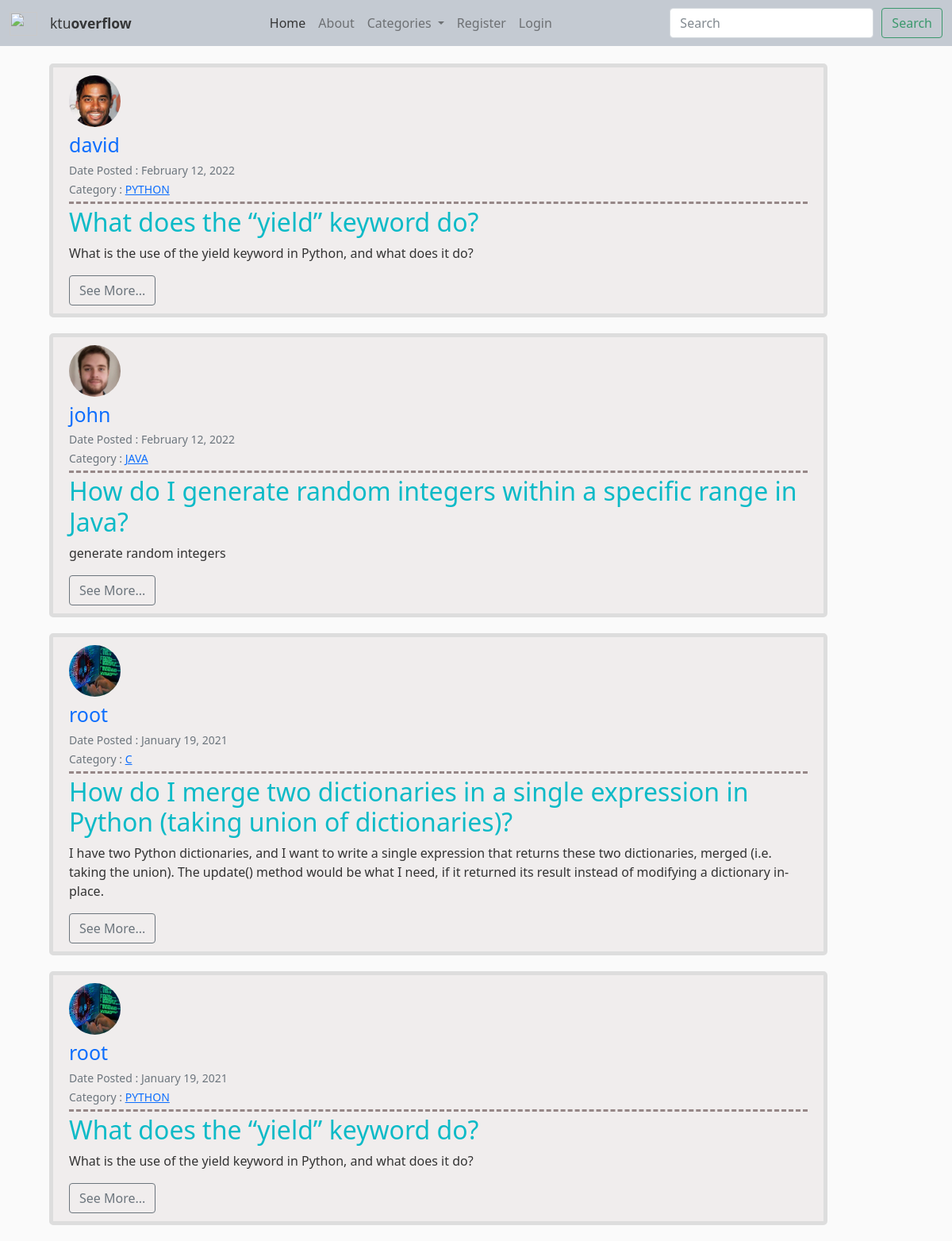
The page / on the database its author committed.
### blog/models.py (models this page shows, shortened)
class Post(models.Model):
    author = models.ForeignKey(User, on_delete=models.CASCADE)
    title = models.CharField(max_length=150)
    date_posted = models.DateTimeField(default=timezone.now)
    last_modified = models.DateTimeField(auto_now=True)
    category = models.CharField(max_length=150)
    snippet = models.CharField(max_length=500)
    body = models.TextField()
    like = models.ManyToManyField(User, blank=True, related_name="likes")
    dislike = models.ManyToManyField(User, blank=True, related_name="dislikes")
    objects = BlogPostManager()

### user/models.py (models this page shows, shortened)
class Profile(models.Model):
    user = models.OneToOneField(User, on_delete=models.CASCADE)
    bio = models.TextField(blank=True, null=True)
    image = models.ImageField(default='default.jpg', upload_to="profile_img")
    education = models.CharField(max_length=255, blank=True, null=True)
    website_url = models.CharField(max_length=255, blank=True, null=True)
    linkin_url = models.CharField(max_length=255, blank=True, null=True)
    facebook_url = models.CharField(max_length=255, blank=True, null=True)

### blog/views.py (the view)
# urls.py: path('', Homeview.as_view(), name='blog-home'),
class Homeview(ListView):
    model = Post
    template_name = "blog/home.html"
    context_object_name = 'posts'
    ordering = ["-date_posted"]
    paginate_by = 5

### blog/custom_context_processor.py (called while the page is built)
def subject_renderer(request):
    return {
       'all_categories': Category.objects.all(),
    }

### blog/models.py (called while the page is built)
    def get_queryset(self):
        return BlogPostQuerySet(self.model, using=self._db)

    def __str__(self):
        return self.name

### blog/templates/blog/home.html (shortened to what this page needs)
{% extends 'blog/base.html' %}
{% block content %}
    {% for post in posts %}
        <article class="media content-section">
            <a href="{% url 'post-detail' post.id %}"><img class="rounded-circle article-img" src="{{ post.author.profile.image.url }}" ></a>
            <div class="media-body">
            <div class="article-metadata">
                <a class="" style="text-decoration: none; font-size: 25px;" href="{% url 'user-profile' post.author.username %}">{{ post.author }}</a>
                <br>
                <small class="text-muted">Date Posted : {{ post.date_posted | date:"F d, Y" }}</small><br>
                <small class="text-muted">Category : <a href="{% url 'blog-category' post.category %}">{{ post.category }}</a></small>
            </div>
            <h2><a class="article-title" href="{% url 'post-detail' post.id %}">{{ post.title }}</a></h2>
            <div>
                <p class="article-content">{{ post.snippet | slice:500 }}</p>
            </div>
            </div>
            <a href="{% url 'post-detail' post.id %}" class="btn btn-outline-secondary">See More...</a>
        </article>
    {% endfor %}
{% endblock content %}

### blog/templates/blog/base.html (shortened to what this page needs)
{% load static %}
<!doctype html>
<html lang="en">
  <head>
    <link href="https://cdn.jsdelivr.net/npm/bootstrap@5.0.0-beta1/dist/css/bootstrap.min.css" rel="stylesheet">
    <link rel="stylesheet" type="text/css" href= "{% static 'blog/style.css' %}">
    <link rel="stylesheet" type="text/css" href="{% static 'fontawesome/css/all.min.css' %}" />
  </head>
    <body>
        <nav class="navbar navbar-expand-lg navbar-light fixed-top" style="background-color: #bac1ca; opacity: 0.85;">
            <div class="container-fluid" style="opacity: 1;">
            <a class="navbar-brand" href="https://www.ktu.edu.tr/">
                <img width="35px" height="30px"src="https://upload.wikimedia.org/wikipedia/tr/7/7d/KTU_Yeni_Logo.png" style="position:relative;">
            </a>
            <a class="navbar-brand"  href="{% url 'blog-home' %}"> <small> ktu<strong>overflow</strong></small></a>
            <div class="collapse navbar-collapse" id="navbarSupportedContent" style="margin-left: 150px;">
                <ul class="navbar-nav me-auto mb-2 mb-lg-0">
                    <li class="nav-item">
                    <a class="nav-link active" aria-current="page" href="{% url 'blog-home' %}">Home</a>
                    </li>
                    <li class="nav-item">
                    <a class="nav-link" href="{% url 'blog-about' %}">About</a>
                    </li>
                      <li class="nav-item dropdown">
                        <a class="nav-link dropdown-toggle" href="#" id="navbarDropdown" role="button" data-bs-toggle="dropdown" aria-expanded="false">
                          Categories
                        </a>
                    </li>
                    {% if user.is_authenticated %}
                        <li class="nav-item">
                            <a class="nav-link" href="{% url 'post-create' %}">Create Post</a>
                        </li>
                        <li class="nav-item">
                            <a class="nav-link" href="{% url 'profile' %}">Profile</a>
                        </li>
                        <li class="nav-item mr-auto">
                            <a class="nav-link" href="{% url 'logout' %}">Logout</a>
                        </li>
                    {% else %}
                        <li class="nav-item">
                            <a class="nav-link" href="{% url 'user-registration' %}">Register</a>
                        </li>
                        <li class="nav-item">
                            <a class="nav-link" href="{% url 'login' %} ">Login</a>
                        </li>
                    {% endif %}
                </ul>
                <form class="form-inline my-2 my-lg-0" action="/search/">
                    <div style="display: flex;">
                      <input class="form-control mr-sm-2" type="search" placeholder="Search" name="q" aria-label="Search">
                      <button class="btn btn-outline-success my-2 my-sm-0" style="margin-left: 10px;" type="submit">Search</button>
                    </div>
                  </form>
            </div>
            </div>
        </nav>
        <main role="main" class="container" style="margin-top: 5%;">
        <div class="row">
            <div class="col-md-11">
                {% block content %}
                {% endblock content %}
            </div>
        </div>
    </main>
  </body>
</html>

### blog/static/blog/style.css (style rules this page uses)
body { background: #fafafa; color: #333333; }
h1, h2, h3, h4, h5, h6 { color: #444444; }
ul { margin: 0; }
.content-section { background: #f0eded; padding: 10px 20px; border: 5px solid #dddddd; border-radius: 5px; margin: 20px; }
.article-title { color: #0cbac7; text-decoration: none; }
.article-content { white-space: pre-line; }
.article-img { height: 65px; width: 65px; margin-right: 16px; }
.article-metadata { padding-bottom: 4px; margin-bottom: 4px; margin-top: 4px; border-bottom: 3px dashed #968787 }

### rows shown on the page
Post: author.profile.image (picture), author "david", date_posted "February 12, 2022", category "PYTHON", title "What does the “yield” keyword do?", snippet "What is the use of the yield keyword in Python, and what does it do?"
Post: author.profile.image (picture), author "john", date_posted "February 12, 2022", category "JAVA", title "How do I generate random integers within a specific range in Java?", snippet "generate random integers"
Post: author.profile.image (picture), author "root", date_posted "January 19, 2021", category "C", title "How do I merge two dictionaries in a single expression in Python (taking union of dictionaries)?", snippet "I have two Python dictionaries, and I want to write a single expression that returns these two dictionaries, merged (i.e. taking the union). The update() method would be what I need, if it returned its result instead of modifying a dictionary in-place."
Post: author.profile.image (picture), author "root", date_posted "January 19, 2021", category "PYTHON", title "What does the “yield” keyword do?", snippet "What is the use of the yield keyword in Python, and what does it do?"
